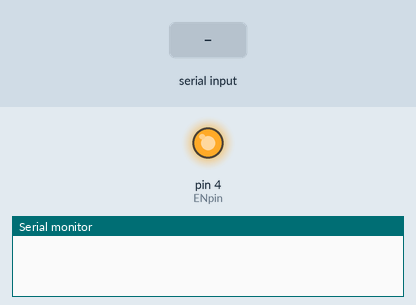
Recording of a sketch running on a simulated Arduino Nano, built with avr-gcc and run on an emulated ATmega328P. Shown: output pins drawn as LEDs (lit = HIGH), the last lines printed to the serial monitor. The test bench sets the inputs (shaded band). The modem accepts every AT command (registered, SIM ready, sends succeed) and sends nothing else; pins used as bus, display or sensor lines are not drawn.

Above: at 0.1 s.
At 17.2 s:
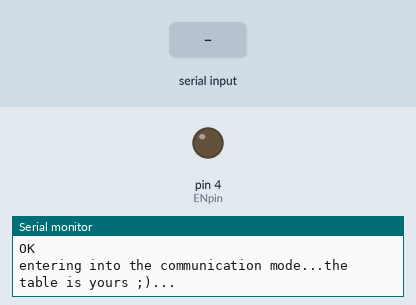
17.3 s: "1" received over the second serial link
Timing chart, 0 to 20.3 s (numbered marks = the images above; inputs shaded):
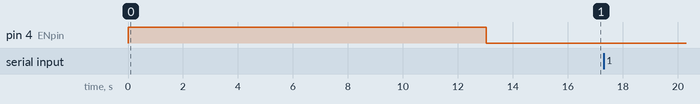

The sketch:

bt05-at-slave-setup.ino
```cpp
// Bluetooth AT slave config and communication code
//
// for Arduino Nano
// use software serial on pins D2. D3 (rx,tx resp.) via level shifter
// use D4 for EN-pin via level shifter
// use D5 for VCC-pin

#include <SoftwareSerial.h>

SoftwareSerial bt(2,3); // rx,tx

int ENpin=4;
int VCCpin=5;

String slaveName="np-05-21";

void setup() {
// EN pin
  pinMode(ENpin,OUTPUT);
// VCC pin
  pinMode(VCCpin,OUTPUT);
// poweroff module
  digitalWrite(VCCpin,LOW);

  Serial.begin(9600);
// BT AT mode goes at 38400 baud
  bt.begin(38400);
// set EN HIGH
  digitalWrite(ENpin,HIGH);
  delay(1000);
// power the module
  digitalWrite(VCCpin,HIGH);

Serial.println("initialising HC-05 BT module as slave...");

// initiate module as slave

atcommand("AT\r\n");
atcommand("AT\r\n");
atcommand("AT\r\n");
atcommand("AT+ORGL\r\n");
atcommand("AT+RMAAD\r\n");
atcommand("AT+NAME="+slaveName+"\r\n");
atcommand("AT+ADDR?\r\n");
atcommand("AT+UART=9600,0,0\r\n");
atcommand("AT+PSWD?\r\n");
atcommand("AT+ROLE=0\r\n");
atcommand("AT+RESET\r\n");
atcommand("AT+CMODE=1\r\n");

// set EN LOW
  digitalWrite(ENpin,LOW);
  delay(1000);

// poweroff module
  digitalWrite(VCCpin,LOW);
  delay(1000);
// power the module in communication mode
  digitalWrite(VCCpin,HIGH);
  delay(1000);

// switch to BT comunication mode at 9600 baud
  bt.begin(9600);
  Serial.println("entering into the communication mode...the table is yours ;)...");

}

void loop() {
  // put your main code here, to run repeatedly:
if(bt.available())
{
  Serial.write(bt.read());
}
if(Serial.available())
{
  bt.write(Serial.read());
}
}


void atcommand(const String _atcommand)
{
  Serial.print(_atcommand);
  bt.print(_atcommand);
  delay(1000);
  while(bt.available())
    Serial.write(bt.read());

return 0;
}
```
